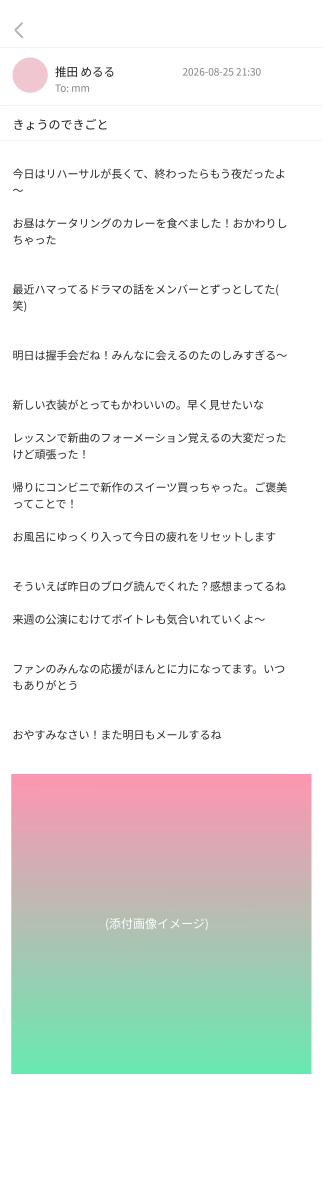
#> input picture reference/stitched.png, 1290 x 4736 px (shown at 1/4 size)
$ python -i rescue.py   (imports and definitions only)
#> lines starting #> are read from the running program, lines starting #| are printed output that depends on the picture
#!/usr/bin/env python3
"""AKB48 Mail 画面収録 → メール単位の画像に自動分割するプロトタイプ.

方式:
  1. ffmpegで6fpsフレーム抽出(フル解像度)
  2. 各フレームを分類: list / loading / detail / fullscreen_image
     - 本文領域の非白ピクセル率 + 背景の暗さで判定
  3. loading(真っ白な本文)イベントを境界に「1メールの閲覧区間」へセグメント化
  4. 区間内で最も情報量が多く安定したdetailフレームを代表として採用
  5. ヘッダーのタイムスタンプをOCRしてファイル名に採用
  6. ステータスバーと録画インジケータを除去して保存
"""
import glob, os, re, shutil, subprocess, sys
from PIL import Image
import imagehash
import pytesseract

SRC = sys.argv[1]
WORK = "/home/claude/akbmail/work"
OUT = "/home/claude/akbmail/out"
FPS = 6

# [5 lines left out: function extract_frames, not called in this run]

def body_metric(img_l, w, h):
    body = img_l.crop((0, int(h*0.28), w, int(h*0.90)))
    px = body.tobytes()
    return sum(1 for p in px if p < 240) / len(px)

def darkness(img_l, w, h):
    """フルスクリーン画像ビューアは背景が暗色 (上下端で判定)"""
    top = img_l.crop((0, int(h*0.10), w, int(h*0.16))).tobytes()
    bot = img_l.crop((0, int(h*0.92), w, int(h*0.98))).tobytes()
    px = top + bot
    return sum(1 for p in px if p < 60) / len(px)

def header_metric(img_rgb, w, h):
    """メール詳細ヘッダーの有無: アバター領域(x 0.06-0.15, y 0.145-0.19)の彩度画素率.
    彩度画素 = HSV の S > 0.2 と同値の整数判定 (max-min)*5 > max (max=0 は非該当)."""
    crop = img_rgb.crop((int(w*0.06), int(h*0.145), int(w*0.15), int(h*0.19)))
    px = crop.tobytes()
    n = len(px) // 3
    sat = 0
    for i in range(0, len(px), 3):
        r, g, b = px[i], px[i+1], px[i+2]
        mx = max(r, g, b); mn = min(r, g, b)
        if (mx - mn) * 5 > mx:
            sat += 1
    return sat / n

# [10 lines left out: function ocr_timestamp, not called in this run]

def classify(path):
#> called with path = 'stitched.png'
    img = Image.open(path)
#> img is the input picture: PIL image 1290x4736 RGB; mean R, G, B 233, 235.5, 232.6
    w, h = img.size
#> w = 1290; h = 4736
    g = img.convert("L")
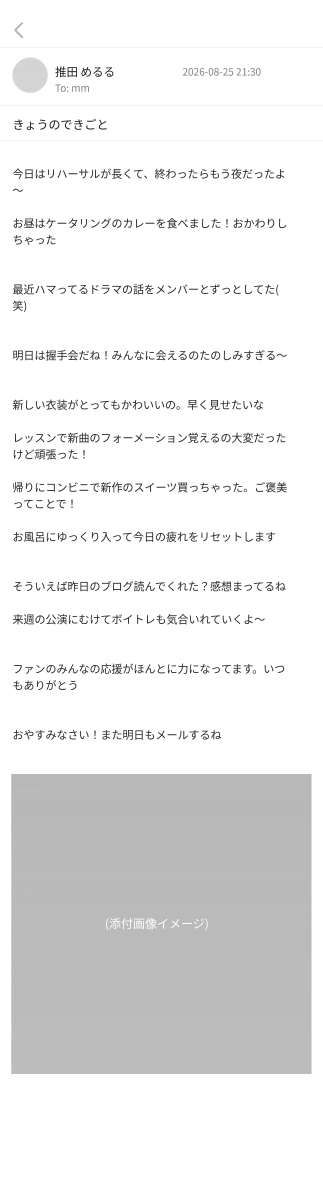
#> g: PIL image 1290x4736 L (shown at 1/4 size); min 0, max 255, mean 234.4
    bm = body_metric(g, w, h)
#> in body_metric, `body = img_l.crop((0, int(h*0.28), w, int(h*0.90)))`:
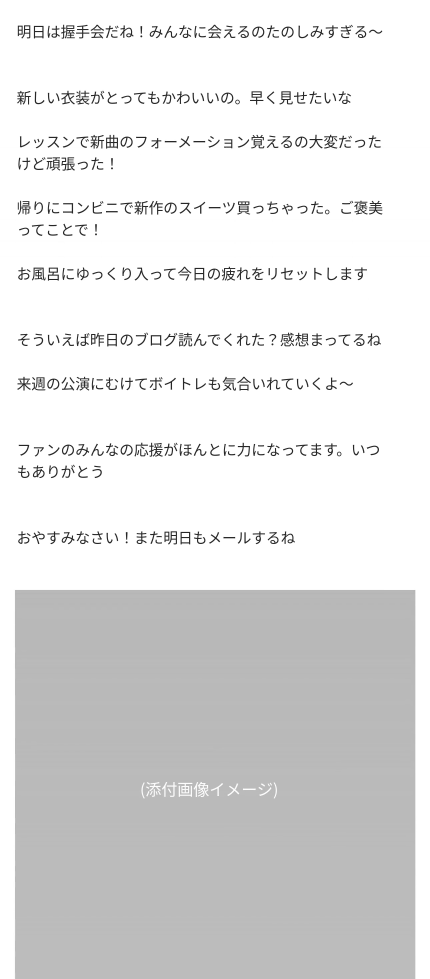
#> body: PIL image 1290x2936 L (shown at 1/3 size); min 17, max 255, mean 224.8
#> bm = 0.396
    dk = darkness(g, w, h)
#> dk = 0.0121
    hd = header_metric(img.convert("RGB"), w, h)
#> in header_metric, `crop = img_rgb.crop((int(w*0.06), int(h*0.145), int(w*0.15), int(h*0.1..`:
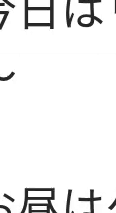
#> crop: PIL image 116x213 RGB; mean R, G, B 240, 240, 240
#> in header_metric, `n = len(px) // 3`: n = 24708
#> the loop in header_metric, `for i in range(0, len(px), 3):` made 24708 passes
#> (i, r, g, b, mx, mn) on passes 2 to 4: (3, 253, 253, 253, 253, 253), (6, 187, 187, 187, 187, 187), (9, 44, 44, 44, 44, 44)
#> after the loop in header_metric, `for i in range(0, len(px), 3):`: sat = 0
#> hd = 0
    if dk > 0.5:
        cat = "fullscreen"
    elif bm < 0.02:
        cat = "loading"
    elif bm < 0.15:
        cat = "list"
    else:
        cat = "detail"
    # 境界シグナル: 本文ブランク(loading) かつ ヘッダー有り(彩度画素率 > 0.15)
    return {"path": path, "img": img, "bm": bm, "hd": hd, "cat": cat,
            "boundary": cat == "loading" and hd > 0.15,
#> (the run stopped early here; a loop or call above may not have finished)
